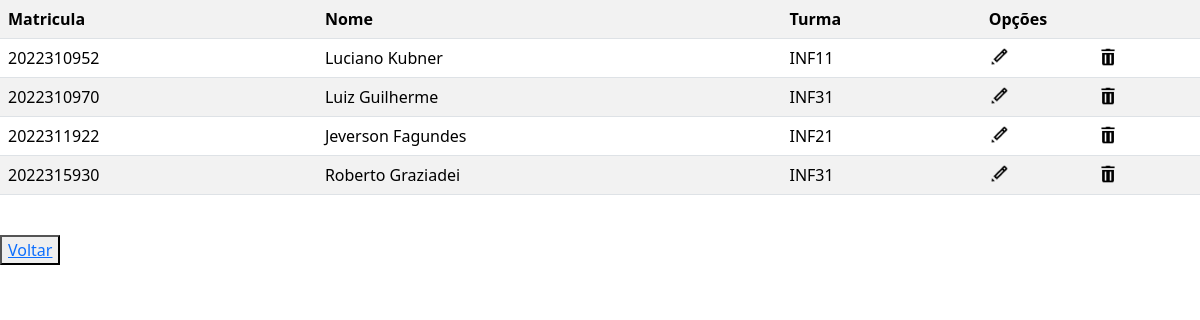
The app's page /crud/crud_aluno/listar.php (signed in), older data.
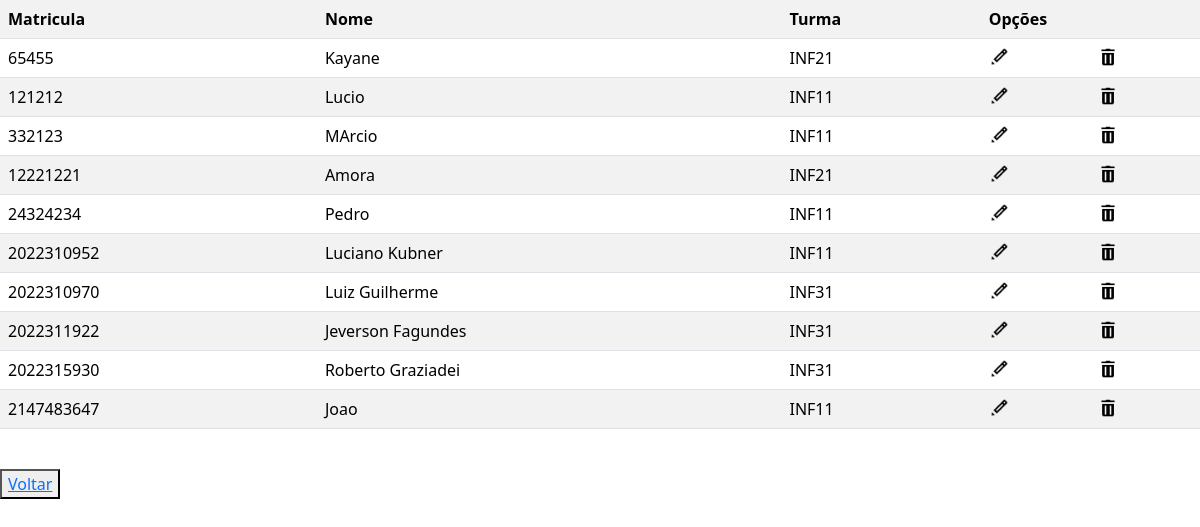
The same page, newer data.
### tables this page shows
CREATE TABLE IF NOT EXISTS `aluno` (
  `matricula` int NOT NULL AUTO_INCREMENT,
  `nome` varchar(255) NOT NULL,
  `turma` int NOT NULL,
  PRIMARY KEY (`matricula`)
);

CREATE TABLE IF NOT EXISTS `turma` (
  `id_turma` int NOT NULL AUTO_INCREMENT,
  `nome_turma` varchar(255) NOT NULL,
  PRIMARY KEY (`id_turma`)
);

### crud/crud_aluno/listar.php (the view, shortened to what this page needs)
<?php
include('../../conecta.php');
echo "<link rel='stylesheet' href='../../css/bootstrap.min.css'>";
$sql = "SELECT * FROM aluno
    inner join turma on turma = id_turma";
$resultado = mysqli_query($conexao, $sql);
echo '<table class="table table-white table-striped">
<tr>
<th scope="col">Matricula</th>
<th scope="col">Nome</th>
<th scope="col">Turma</th>
<th colspan=3>Opções</th>
</tr>';
while ($dados = mysqli_fetch_assoc($resultado)) {
    echo '<tr>';
    echo '<td>' . $dados['matricula'] . '</td>';
    echo '<td>' . $dados['nome'] . '</td>';
    echo '<td>' . $dados['nome_turma'] . '</td>';
    echo '<td> <a href="formedit.php?matricula=' . $dados['matricula'] . '"> <img src="imagens/editar.png" width="20" height="20"> </a> </td>';
    echo '<td> <a href="excluir?matricula=' . $dados['matricula'] . '"> <img src="imagens/excluir.png" width="20" height="20"> </a> </td>';
    echo '</tr>';
}
echo '</table>' . "<br>";
echo '<button><a href="index.php">Voltar</a></button>';

Row changes from the older to the newer data that the page shows:
added aluno: matricula "65455", nome "Kayane", turma.nome_turma "INF21"
added aluno: matricula "121212", nome "Lucio", turma.nome_turma "INF11"
added aluno: matricula "332123", nome "MArcio", turma.nome_turma "INF11"
added aluno: matricula "12221221", nome "Amora", turma.nome_turma "INF21"
added aluno: matricula "24324234", nome "Pedro", turma.nome_turma "INF11"
changed aluno "Jeverson Fagundes": turma.nome_turma "INF21" → "INF31"
added aluno: matricula "2147483647", nome "Joao", turma.nome_turma "INF11"
